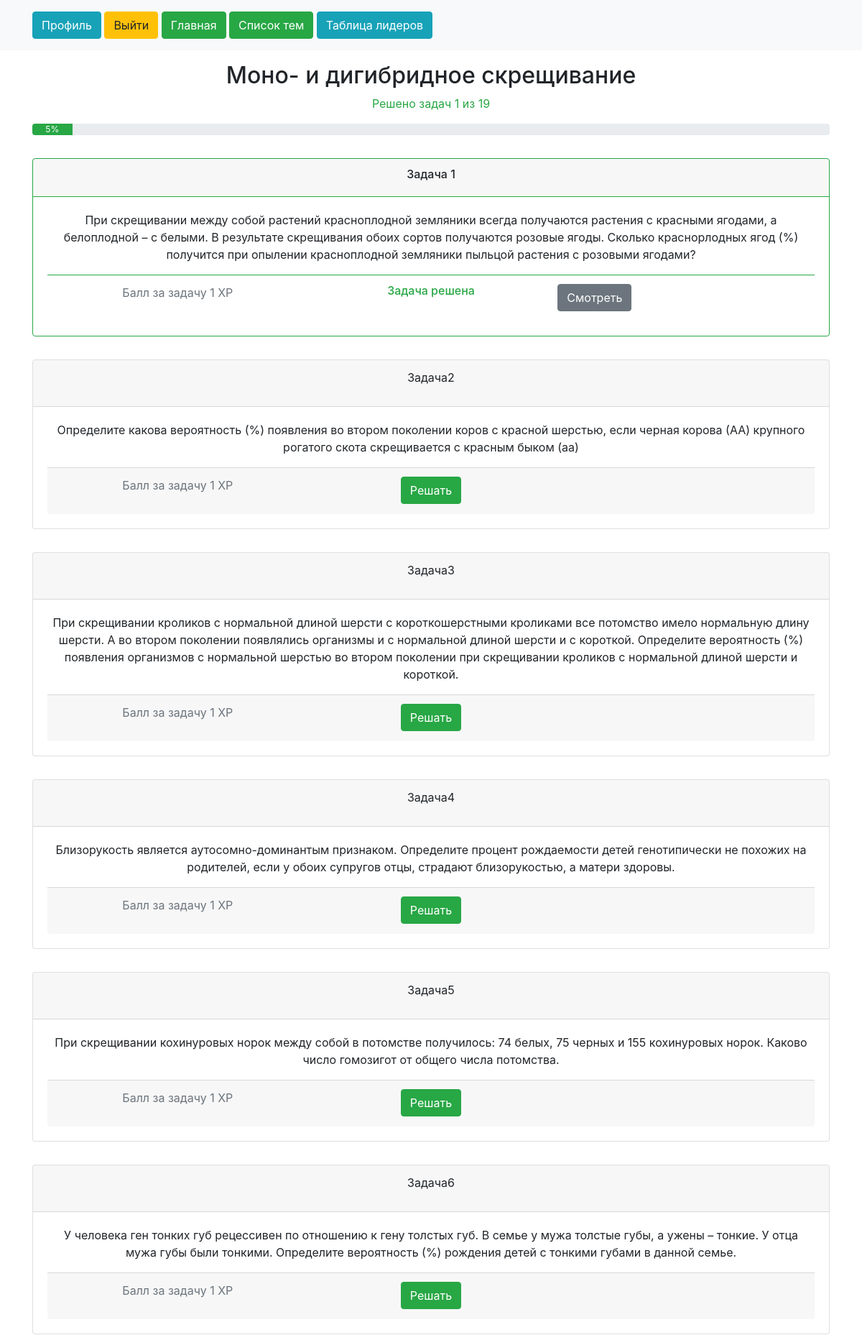
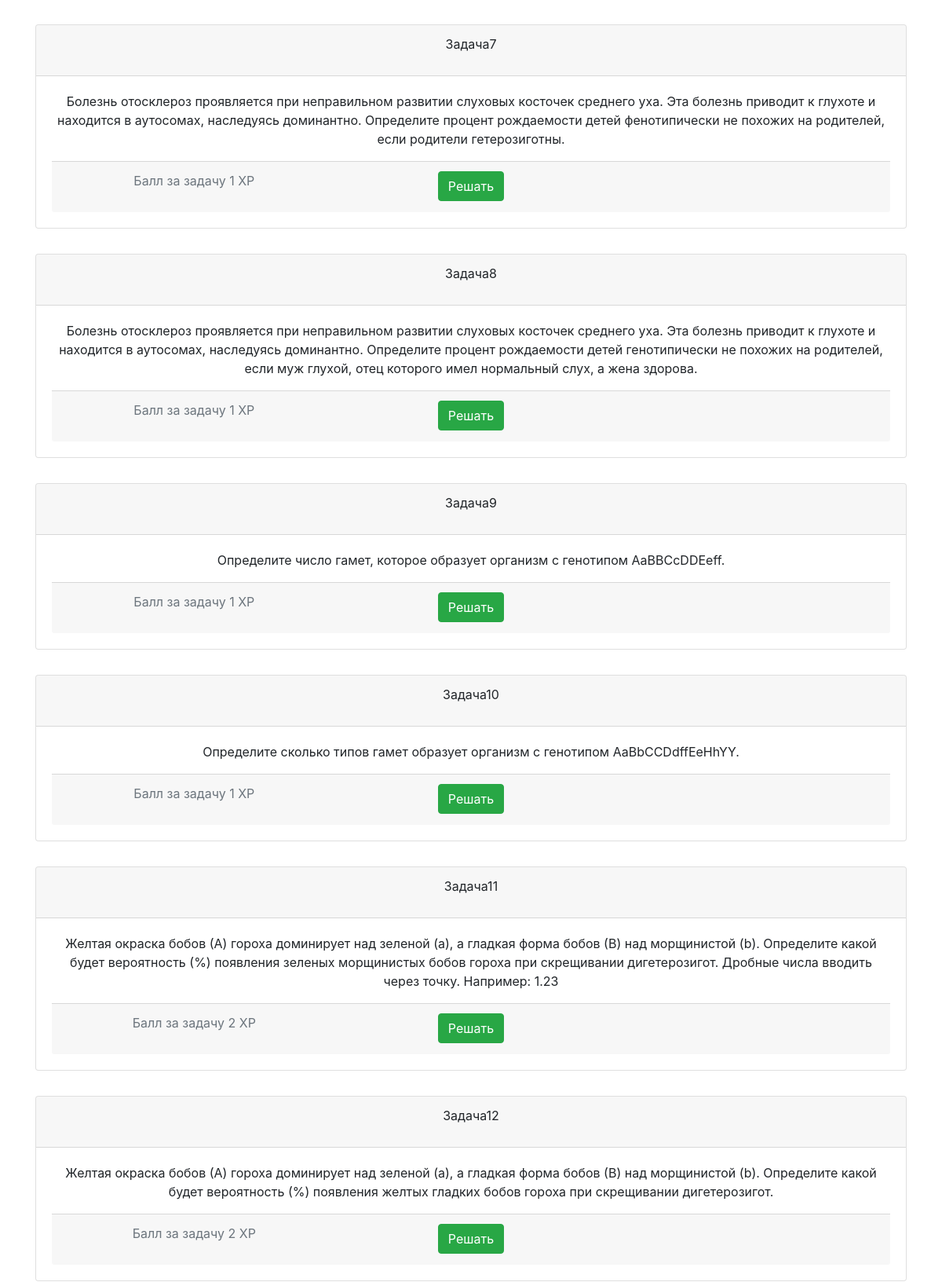
Screenshot of /problems/1 (signed in, upper part) with the database file from the repository (2 pictures, top to bottom).
### problems/models.py (models this page shows, shortened)
class Theme(models.Model):
    name = models.CharField(max_length=150)
    author = models.OneToOneField(User, on_delete=models.CASCADE)

class Problem(models.Model):
    title = models.CharField(max_length=120)
    text = models.TextField()
    answer = models.CharField(max_length=100)
    ball = models.IntegerField(default=0)
    theme = models.ForeignKey('Theme', on_delete=models.CASCADE)
    user_solver = models.TextField(default='')

### problems/views.py (the view)
# urls.py: path('<id>', views.ThemeDetailView, name='theme'),
def ThemeDetailView(request, id):
    theme = Theme.objects.get(id=id)
    pro = Problem.objects.filter(theme=theme)
    number = pro.count()
    solved = 0
    user_solver=0
    logino=0
    if request.user.is_authenticated:
        logino=123
        user_solver = str(request.user.id)
        solved = len([x for x in pro if user_solver in x.user_solver.split(',')])
    data = {'problems': pro,
            'usero': user_solver,
            'number': number,
            'solved': solved,
            'progress': int(solved/number*100),
            'logino': logino,
            'theme': theme}
    return render(request, 'problems/problem_list.html', data)

### problems/templates/problems/problem_list.html (shortened to what this page needs)
{% extends 'main/layout.html' %}
{% block body %}
<div class="container text-center py-3">
  <h2>{{theme.name}}</h2>
  <p class="text text-success">Решено задач {{ solved }} из {{ number }}</p>
  <div class="progress">
    <div class="progress-bar bg-success" role="progressbar" style="width: {{progress}}%" aria-valuenow="{{solved}}" aria-valuemin="0" aria-valuemax="{{number}}">{{progress}}%</div>
  </div>
  <div class="py-3">
  {% for article in problems %}
  {% if usero in article.user_solver %}
  <div class="py-3">
    <div class="card border-success">
      <div class="card-header border-success"><h6>{{ article.title }}</h6></div>
      <div class="card-body">
        <p>{{ article.text }}</p>
        <div class="card-footer bg-transparent border-success">
          <div class="row">
            <div class="col-4">
              <p class="text text-muted">Балл за задачу {{ article.ball }} ХР</p>
            </div>
            <div class="col-4"><h6 class="text text-success">Задача решена</h6></div>
            <div class="col4 justify-content-end"><a href="{% url 'problem' article.id %}" class="btn btn-secondary">Смотреть</a></div>
          </div>
        </div>
      </div>
  </div>
  </div>
  {% else %}
    <div class="py-3">
  <div class="card">
      <div class="card-header"><p>{{ article.title }}</p></div>
      <div class="card-body">
        <p>{{ article.text }}</p>
        <div class="card-footer">
          <div class="row">
            <div class="col-4">
              <p class="text text-muted">Балл за задачу {{ article.ball }} ХР</p>
            </div>
            <div class="col-4 justify-content-end"><a href="{% url 'problem' article.id %}" class="btn btn-success">Решать</a></div>
          </div>
        </div>
      </div>
  </div>
    </div>
  {% endif %}
  {% empty %}
  </div>
      <p>No articles yet.</p>
  {% endfor %}
</div>
{% endblock %}

### rows the page displays
Theme: name "Моно- и дигибридное скрещивание"
Problem: title "Задача 1", text "При скрещивании между собой растений красноплодной земляники всегда получаются растения с красными ягодами, а белоплодной – с белыми. В результате скрещивания обоих сортов получаются розовые ягоды. Сколько краснорлодных ягод (%) получится при опылении красноплодной земляники пыльцой растения с розовыми ягодами?", ball "1"
Problem: title "Задача2", text "Определите какова вероятность (%) появления во втором поколении коров с красной шерстью, если черная корова (АА) крупного рогатого скота скрещивается с красным быком (аа)", ball "1"
Problem: title "Задача3", text "При скрещивании кроликов с нормальной длиной шерсти с короткошерстными кроликами все потомство имело нормальную длину шерсти. А во втором поколении появлялись организмы и с нормальной длиной шерсти и с короткой. Определите вероятность (%) появления организмов с нормальной шерстью во втором поколении при скрещивании кроликов с нормальной длиной шерсти и короткой.", ball "1"
Problem: title "Задача4", text "Близорукость является аутосомно-доминантым признаком. Определите процент рождаемости детей генотипически не похожих на родителей, если у обоих супругов отцы, страдают близорукостью, а матери здоровы.", ball "1"
Problem: title "Задача5", text "При скрещивании кохинуровых норок между собой в потомстве получилось: 74 белых, 75 черных и 155 кохинуровых норок. Каково число гомозигот от общего числа потомства.", ball "1"
Problem: title "Задача6", text "У человека ген тонких губ рецессивен по отношению к гену толстых губ. В семье у мужа толстые губы, а ужены – тонкие. У отца мужа губы были тонкими. Определите вероятность (%) рождения детей с тонкими губами в данной семье.", ball "1"
Problem: title "Задача7", text "Болезнь отосклероз проявляется при неправильном развитии слуховых косточек среднего уха. Эта болезнь приводит к глухоте и находится в аутосомах, наследуясь доминантно. Определите процент рождаемости детей фенотипически не похожих на родителей, если родители гетерозиготны.", ball "1"
Problem: title "Задача8", text "Болезнь отосклероз проявляется при неправильном развитии слуховых косточек среднего уха. Эта болезнь приводит к глухоте и находится в аутосомах, наследуясь доминантно. Определите процент рождаемости детей генотипически не похожих на родителей, если муж глухой, отец которого имел нормальный слух, а жена здорова.", ball "1"
Problem: title "Задача9", text "Определите число гамет, которое образует организм с генотипом AaBBCcDDEeff.", ball "1"
Problem: title "Задача10", text "Определите сколько типов гамет образует организм с генотипом АаBbCСDdffEeHhYY.", ball "1"
Problem: title "Задача11", text "Желтая окраска бобов (А) гороха доминирует над зеленой (а), а гладкая форма бобов (В) над морщинистой (b). Определите какой будет вероятность (%) появления зеленых морщинистых бобов гороха при скрещивании дигетерозигот. Дробные числа вводить через точку. Например: 1.23", ball "2"
Problem: title "Задача12", text "Желтая окраска бобов (А) гороха доминирует над зеленой (а), а гладкая форма бобов (В) над морщинистой (b). Определите какой будет вероятность (%) появления желтых гладких бобов гороха при скрещивании дигетерозигот.", ball "2"

### other values shown
{{ solved }} "1"
{{ number }} "19"
{{ progress }} "5"
